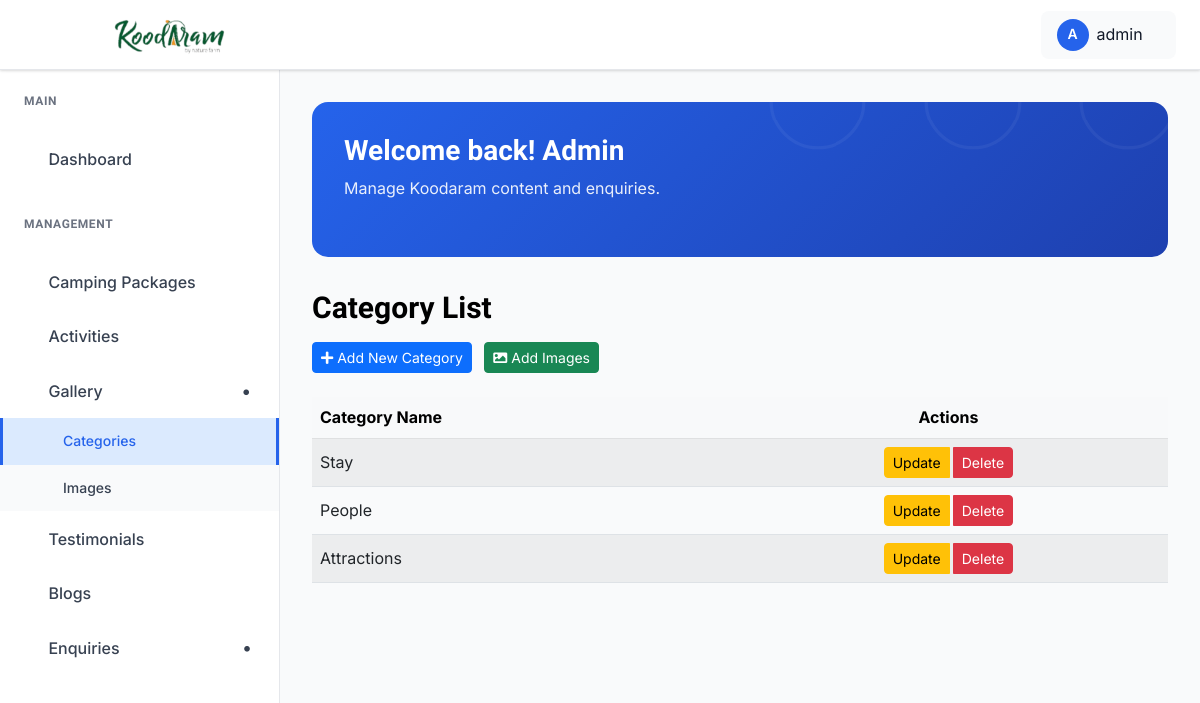
The page /dashboard/categories/ (signed in) on the database as committed earlier.
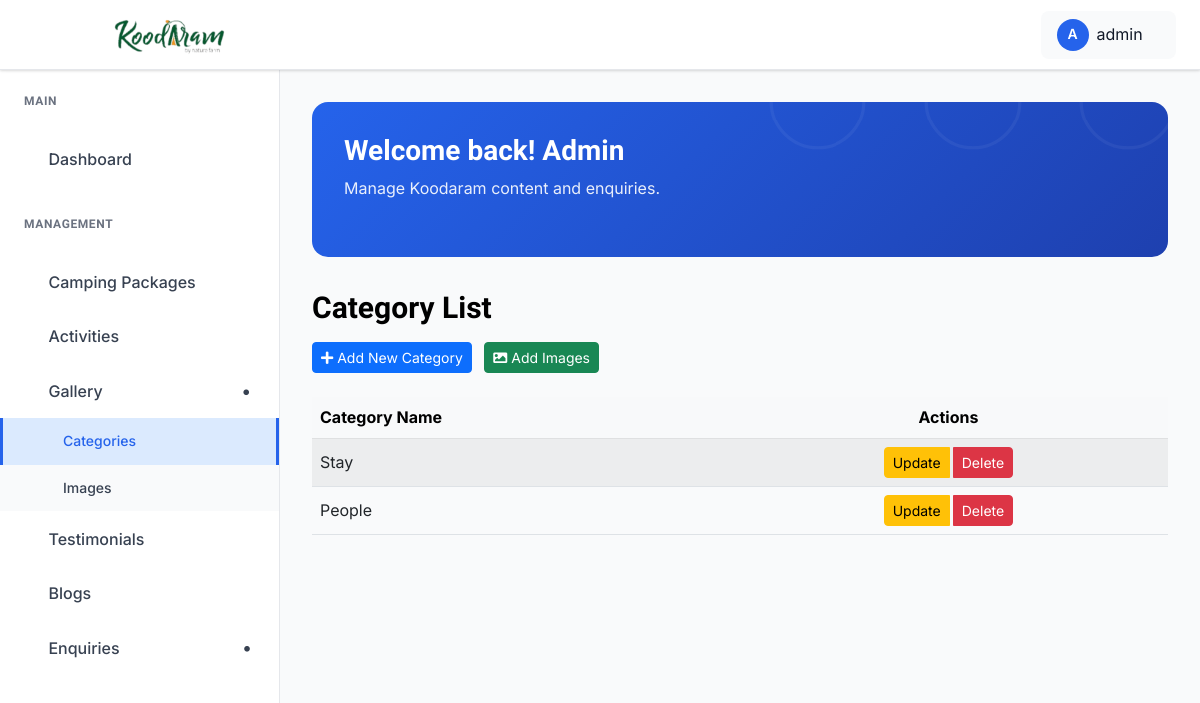
The same page on the database as committed later.
### koodaram_app/models.py (models this page shows, shortened)
class Category(models.Model):
    name = models.CharField(max_length=100, unique=True)
    created_at = models.DateTimeField(auto_now_add=True)
    class Meta:
        verbose_name_plural = "Categories"

### koodaram_app/views.py (the view)
# urls.py: path("dashboard/categories/", views.category_list, name="category_list"),
@login_required(login_url="admin_login")
def category_list(request):
    categories = Category.objects.all().order_by("-created_at")
    paginator = Paginator(categories, 10)
    page_number = request.GET.get("page")
    categories = paginator.get_page(page_number)
    return render(request, "admin_pages/category_list.html", {"categories": categories})

### koodaram_app/context_processors.py (called while the page is built)
def _star_parts(rating: float) -> list[str]:
    rating = max(0.0, min(5.0, float(rating)))
    full = int(rating)
    remainder = rating - full
    half = 1 if remainder >= 0.25 and remainder < 0.75 else 0
    if remainder >= 0.75:
        full = min(5, full + 1)
    empty = max(0, 5 - full - half)
    return (["full"] * full) + (["half"] * half) + (["empty"] * empty)

def google_reviews(request) -> dict[str, Any]:
    rating = getattr(settings, "GOOGLE_REVIEW_RATING", 0.0)
    count = getattr(settings, "GOOGLE_REVIEW_COUNT", 0)
    url = getattr(settings, "GOOGLE_REVIEW_URL", "")
    return {
        "google_review_rating": rating,
        "google_review_count": count,
        "google_review_url": url,
        "google_review_stars": _star_parts(rating),
    }

### templates/admin_pages/category_list.html (shortened to what this page needs)
{% extends "admin_pages/base.html" %}
{% load static %}
{% block content %}
<div class="dashboard__form__wraper">
    <div class="create__course__title mb-4">
        <h4>Category List</h4>
        <a href="{% url 'add_category' %}" class="btn btn-primary btn-sm me-2">
            <i class="fas fa-plus"></i> Add New Category
        </a>
        <a href="{% url 'add_image' %}" class="btn btn-success btn-sm">
        <i class="fas fa-image"></i> Add Images
    </a>
    </div>
    <div class="custom-table-container">
        <table class="table table-striped table-hover align-middle">
            <thead class="table-light">
                <tr>
                    <th scope="col">Category Name</th>
                    <th scope="col" class="text-center">Actions</th>
                </tr>
            </thead>
            <tbody>
                {% for category in categories %}
                <tr>
                    <td>{{ category.name }}</td>
                    <td class="text-center">
                        <div class="btn-group" role="group">
                            <button type="button" class="btn btn-sm btn-warning me-1" data-bs-toggle="modal" data-bs-target="#updateCategoryModal{{ category.id }}">
                                Update
                            </button>
                            <button type="button" class="btn btn-sm btn-danger" data-bs-toggle="modal" data-bs-target="#deleteCategoryModal{{ category.id }}">
                                Delete
                            </button>
                        </div>
                    </td>
                </tr>
                {% empty %}
                <tr>
                    <td colspan="4" class="text-center py-4">
                        <p class="text-muted">No categories found. <a href="{% url 'add_category' %}">Add your first category</a></p>
                    </td>
                </tr>
                {% endfor %}
            </tbody>
        </table>
    </div>
</div>
{% endblock %}

Rows that differ between the two databases and show on the page:
removed Category: name "Attractions"
